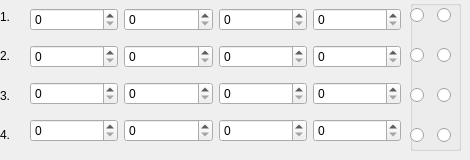
     <widget class="QWidget" name="page">
      <property name="contextMenuPolicy">
       <enum>Qt::ActionsContextMenu</enum>
      </property>
      <widget class="QWidget" name="verticalLayoutWidget_2">
       <property name="geometry">
        <rect>
         <x>0</x>
         <y>0</y>
         <width>21</width>
         <height>151</height>
        </rect>
       </property>
       <layout class="QVBoxLayout" name="rows_1">
        <item>
         <widget class="QLabel" name="labnam_1">
          <property name="text">
           <string>1.</string>
          </property>
         </widget>
        </item>
        <item>
         <widget class="QLabel" name="labnam_2">
          <property name="text">
           <string>2.</string>
          </property>
         </widget>
        </item>
        <item>
         <widget class="QLabel" name="labnam_3">
          <property name="text">
           <string>3.</string>
          </property>
         </widget>
        </item>
        <item>
         <widget class="QLabel" name="labnam_4">
          <property name="text">
           <string>4.</string>
          </property>
         </widget>
        </item>
       </layout>
      </widget>
      <widget class="QWidget" name="verticalLayoutWidget">
       <property name="geometry">
        <rect>
         <x>30</x>
         <y>0</y>
         <width>371</width>
         <height>151</height>
        </rect>
       </property>
       <layout class="QVBoxLayout" name="panel1">
        <item>
         <layout class="QHBoxLayout" name="horizontalLayout_10">
          <item>
           <widget class="QSpinBox" name="ratio_1">
            <property name="suffix">
             <string/>
            </property>
            <property name="maximum">
             <number>128</number>
            </property>
           </widget>
          </item>
          <item>
           <widget class="QSpinBox" name="mod1">
            <property name="maximum">
             <number>16</number>
            </property>
           </widget>
          </item>
          <item>
           <widget class="QSpinBox" name="time_1">
            <property name="maximum">
             <number>65535</number>
            </property>
           </widget>
          </item>
          <item>
           <widget class="QSpinBox" name="repeat1">
            <property name="maximum">
             <number>65535</number>
            </property>
           </widget>
          </item>
         </layout>
        </item>
        <item>
         <layout class="QHBoxLayout" name="horizontalLayout_11">
          <item>
           <widget class="QSpinBox" name="ratio_2">
            <property name="maximum">
             <number>128</number>
            </property>
           </widget>
          </item>
          <item>
           <widget class="QSpinBox" name="mod2">
            <property name="maximum">
             <number>16</number>
            </property>
           </widget>
          </item>
          <item>
           <widget class="QSpinBox" name="time_2">
            <property name="maximum">
             <number>65535</number>
            </property>
           </widget>
          </item>
          <item>
           <widget class="QSpinBox" name="repeat2">
            <property name="maximum">
             <number>65535</number>
            </property>
           </widget>
          </item>
         </layout>
        </item>
        <item>
         <layout class="QHBoxLayout" name="horizontalLayout_6">
          <item>
           <widget class="QSpinBox" name="ratio_3">
            <property name="maximum">
             <number>128</number>
            </property>
           </widget>
          </item>
          <item>
           <widget class="QSpinBox" name="mod3">
            <property name="maximum">
             <number>16</number>
            </property>
           </widget>
          </item>
          <item>
           <widget class="QSpinBox" name="time_3">
            <property name="maximum">
             <number>65535</number>
            </property>
           </widget>
          </item>
          <item>
           <widget class="QSpinBox" name="repeat3">
            <property name="maximum">
             <number>65535</number>
            </property>
           </widget>
          </item>
         </layout>
        </item>
        <item>
         <layout class="QHBoxLayout" name="horizontalLayout_13">
          <item>
           <widget class="QSpinBox" name="ratio_4">
            <property name="maximum">
             <number>128</number>
            </property>
           </widget>
          </item>
          <item>
           <widget class="QSpinBox" name="mod4">
            <property name="maximum">
             <number>16</number>
            </property>
           </widget>
          </item>
          <item>
           <widget class="QSpinBox" name="time_4">
            <property name="maximum">
             <number>65535</number>
            </property>
           </widget>
          </item>
          <item>
           <widget class="QSpinBox" name="repeat4">
            <property name="maximum">
             <number>65535</number>
            </property>
           </widget>
          </item>
         </layout>
        </item>
       </layout>
      </widget>
      <widget class="QGroupBox" name="Mm1">
       <property name="geometry">
        <rect>
         <x>410</x>
         <y>0</y>
         <width>51</width>
         <height>151</height>
        </rect>
       </property>
       <property name="title">
        <string/>
       </property>
       <widget class="QWidget" name="horizontalLayoutWidget_38">
        <property name="geometry">
         <rect>
          <x>0</x>
          <y>120</y>
          <width>48</width>
          <height>31</height>
         </rect>
        </property>
        <layout class="QHBoxLayout" name="horizontalLayout_50">
         <item>
          <widget class="QRadioButton" name="setmaxRatio_4">
           <property name="text">
            <string/>
           </property>
          </widget>
         </item>
         <item>
          <widget class="QRadioButton" name="setminRatio_4">
           <property name="text">
            <string/>
           </property>
          </widget>
         </item>
        </layout>
       </widget>
       <widget class="QWidget" name="horizontalLayoutWidget_39">
        <property name="geometry">
         <rect>
          <x>0</x>
          <y>0</y>
          <width>48</width>
          <height>31</height>
         </rect>
        </property>
        <layout class="QHBoxLayout" name="horizontalLayout_51">
         <item>
          <widget class="QRadioButton" name="setmaxRatio_1">
           <property name="text">
            <string/>
           </property>
          </widget>
         </item>
         <item>
          <widget class="QRadioButton" name="setminRatio_1">
           <property name="text">
            <string/>
           </property>
          </widget>
         </item>
        </layout>
       </widget>
       <widget class="QWidget" name="horizontalLayoutWidget_40">
        <property name="geometry">
         <rect>
          <x>0</x>
          <y>40</y>
          <width>48</width>
          <height>31</height>
         </rect>
        </property>
        <layout class="QHBoxLayout" name="horizontalLayout_52">
         <item>
          <widget class="QRadioButton" name="setmaxRatio_2">
           <property name="text">
            <string/>
           </property>
          </widget>
         </item>
         <item>
          <widget class="QRadioButton" name="setminRatio_2">
           <property name="text">
            <string/>
           </property>
          </widget>
         </item>
        </layout>
       </widget>
       <widget class="QWidget" name="horizontalLayoutWidget_41">
        <property name="geometry">
         <rect>
          <x>0</x>
          <y>80</y>
          <width>48</width>
          <height>31</height>
         </rect>
        </property>
        <layout class="QHBoxLayout" name="horizontalLayout_53">
         <item>
          <widget class="QRadioButton" name="setmaxRatio_3">
           <property name="text">
            <string/>
           </property>
          </widget>
         </item>
         <item>
          <widget class="QRadioButton" name="setminRatio_3">
           <property name="text">
            <string/>
           </property>
          </widget>
         </item>
        </layout>
       </widget>
      </widget>
     </widget>
